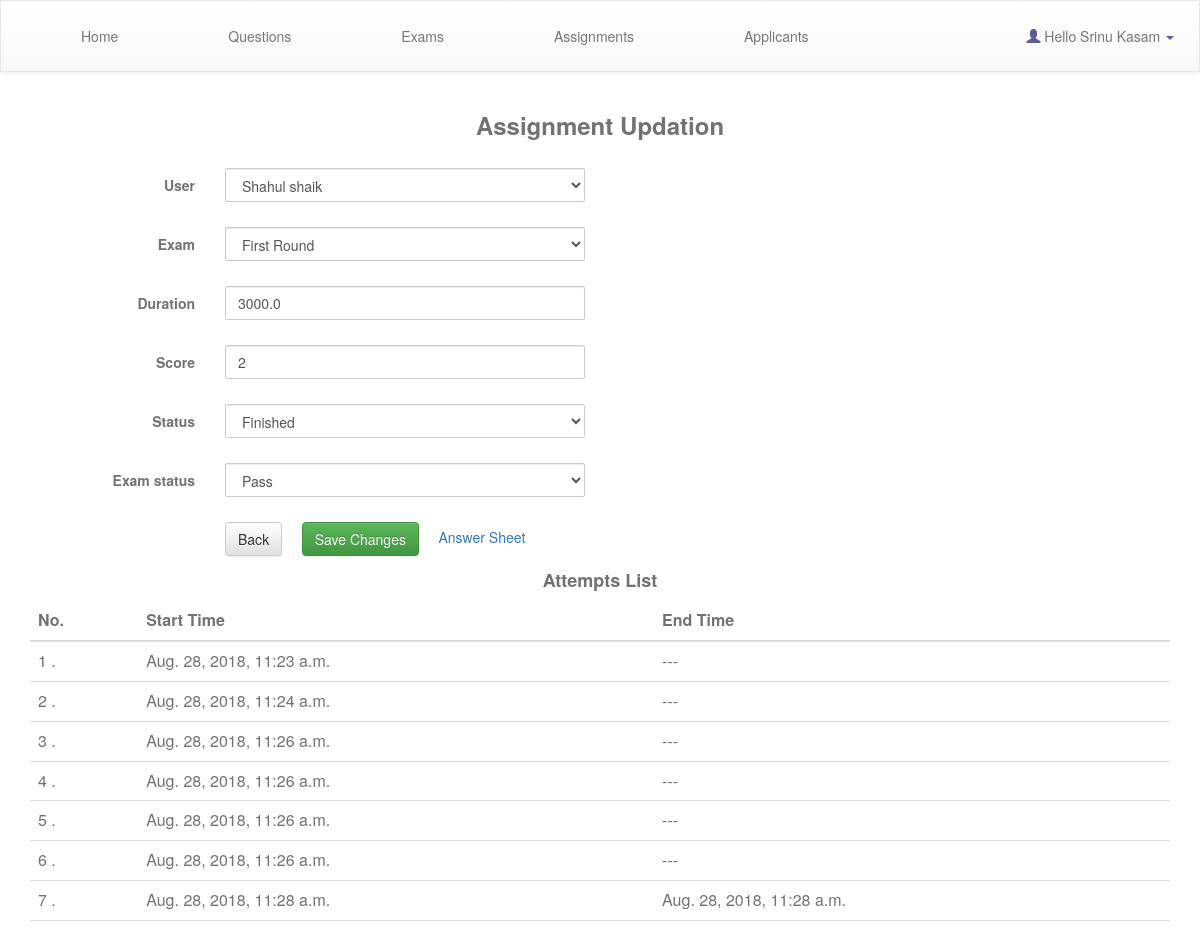
The page /organisation/admin/assignment/update/3/ (signed in) on the database its author committed.
### users/models.py (models this page shows)
class User(AbstractBaseUser,PermissionsMixin):
	gender_choices = (
        ('male','Male'),
        ('female','Female'),
        ('others','Others'),
        )
	email = models.EmailField(verbose_name='email address',max_length=255,unique=True,)
	first_name = models.CharField(max_length=30)
	last_name = models.CharField(max_length=30)
	gender = models.CharField(max_length=5,choices=gender_choices,default='male')
	phone_regex = RegexValidator(regex=r'^(0|91)?[789][0-9]{9}$', message="Enter valid phone number")
	mobile = models.CharField(max_length=13,validators=[phone_regex])
	date_of_birth = models.DateField(blank=True,null=True)
	date_joined = models.DateTimeField('date joined',default=datetime.now)
	is_active=models.BooleanField(default=True)
	is_staff=models.BooleanField(default=False)
	is_admin=models.BooleanField(default=False)
	username=models.CharField(max_length=255,blank=True,null=True)
	objects=UserManager()
	USERNAME_FIELD = 'email'
	REQUIRED_FIELDS = []
	def __str__(self):
		return self.first_name+" "+self.last_name

### exam/models.py (models this page shows, shortened)
class Assignment(models.Model):
    PENDING = 'pending'
    ABORTED = 'aborted'
    FINISHED = 'finished'
    TIMEOUT = 'timeout'
    PASS = 'pass'
    FAIL = 'fail'
    STATUS_CHOICE = (
        (PENDING,'Pending'),
        (ABORTED,'Aborted'),
        (FINISHED,'Finished'),
        (TIMEOUT,'Timeout'),
        )
    EXAM_CHOICE= (
        (PASS,'Pass'),
        (FAIL,'Fail'),
        )
    user = models.ForeignKey(settings.AUTH_USER_MODEL,on_delete=models.CASCADE)
    exam = models.ForeignKey(Exam,on_delete=models.CASCADE)
    score = models.IntegerField(default=0)
    status = models.CharField(max_length=10,choices=STATUS_CHOICE,default=PENDING)
    exam_status = models.CharField(max_length=10,choices=EXAM_CHOICE,default=None,blank=True,null=True)
    name_slug = models.CharField(max_length=50,blank=True,null=True)
    attempts = models.ManyToManyField(Attempt,blank=True)
    duration = models.FloatField(help_text='Duration in seconds')

class Attempt(models.Model):
    start_time = models.DateTimeField()
    end_time = models.DateTimeField(blank=True,null=True)
    duration = models.FloatField(blank=True,null=True,help_text='Duration in seconds')

### exam/views.py (the view, shortened to what this page needs)
# urls.py: path('organisation/admin/assignment/update/<int:id>/',views.admin_assignment_update ,name='admin-assignment-update'),
@login_required
def admin_assignment_update(request,id):
	instance=Assignment.objects.get(id=id)
	if request.method=='GET':
		assignment_form=AssignmentUpdationForm(instance=instance)
		attempts=instance.attempts.all()
		return render(request,'exam/admin_assignment_update.html',{'assignment_form':assignment_form,'attempts':attempts})
	return redirect('exam:admin-assignment')

### exam/forms.py
class AssignmentUpdationForm(forms.ModelForm):
	def __init__(self, *args, **kwargs):
		super(AssignmentUpdationForm, self).__init__(*args, **kwargs)
		for field in self.fields:
			self.fields[field].widget.attrs["class"] = "form-control"
			if field=='user' or field=='exam'or field=='status' or field=='exam_status':
				self.fields[field].widget.attrs["class"] = "form-control selectpicker"
			if field=='duration':
				self.fields[field].widget.attrs["placeholder"] = "Enter duration in seconds"
		self.fields['user'].queryset = User.objects.filter(groups__name='applicant')
	class Meta:
		model=Assignment
		fields=('user','exam','duration','score','status','exam_status',)
		widgets = {
    				'region': forms.ChoiceField(
        widget=forms.Select(attrs={'class':'bootstrap-select'})
    ),
					}

### exam/models.py (called while the page is built)
    def __str__(self):
        return self.name

### exam/templates/exam/admin_assignment_update.html (shortened to what this page needs)
{% extends 'exam/admin-base.html' %}
{% block content %}
<h3 id="menu_heading">Assignment Updation</h3></br>
<form class="form-horizontal inputForm" action="" method="POST" accept-charset="utf-8" >
{% for field in assignment_form %}
    <div class="form-group">
      <label class="control-label col-sm-2" for="field">{{ field.label }} {{ form.errors }}</label>
      <div class="col-sm-4">
		{{ field }}
		</div>
    </div>
{% endfor %}
<div class="form-group">
 <div class="col-sm-offset-2 col-sm-10 form-submit-button">
<a class="btn btn-default" href="{% url 'exam:admin-assignment' %}">Back</a>&nbsp;&nbsp;&nbsp;&nbsp;
<button class="btn btn-success save-continue" type="submit">Save Changes</button>&nbsp;&nbsp;&nbsp;&nbsp;
<a href="{% url 'exam:admin-assignment-result' id=assignment_form.instance.id %}">Answer Sheet</a>
</div>
</div>
</form>
<div class="attempts_list">
{% if attempts %}
<h4 id="menu_heading">Attempts List</h4>
<table class="table">
    <thead>
        <tr>
            <th>No.</th>
            <th>Start Time</th>
            <th>End Time</th>
        </tr>
    </thead>
    <tbody>
        {% for attempt in attempts %}
        <tr>
            <td>{{ forloop.counter }} .</td>
            <td>{{ attempt.start_time }}</td>
            <td>{{ attempt.end_time|default_if_none:'---' }}</td>
        </tr>
        {% endfor %}
    </tbody>
</table>
{% else %}
<h4 id="menu_heading">No Attempts</h4>
{% endif %}
</div>
{% endblock %}

### exam/templates/exam/admin-base.html (shortened to what this page needs)
{% load staticfiles %}
{% load static %}
<html>
<head>
        <link rel="stylesheet" type="text/css" href="//maxcdn.bootstrapcdn.com/bootstrap/3.2.0/css/bootstrap.min.css">
        <link rel="stylesheet" type="text/css" href="//maxcdn.bootstrapcdn.com/bootstrap/3.2.0/css/bootstrap-theme.min.css">
        <link rel="stylesheet" type="text/css" href="{% static 'style.css' %}">
      <link rel="stylesheet" href="https://cdnjs.cloudflare.com/ajax/libs/bootstrap-select/1.12.4/css/bootstrap-select.min.css">
<link href="https://cdnjs.cloudflare.com/ajax/libs/select2/4.0.6-rc.0/css/select2.min.css" rel="stylesheet" />
<body>
<nav class="navbar navbar-default">
  <div class="container-fluid" id="topheader">
    <ul class="nav navbar-nav admin_home_buttons" id="admin_home_buttons">
      <li class="active"><a href="{% url 'exam:index' %}">Home</a></li>
      <li><a href="{% url 'exam:admin-questions' %}">Questions</a></li>
      <li><a href="{% url 'exam:admin-exam' %}">Exams</a></li>
      <li><a href="{% url 'exam:admin-assignment' %}">Assignments</a></li>
      <li><a href="{% url 'exam:admin-applicants' %}">Applicants</a></li>
    </ul>
    <ul class="nav navbar-nav navbar-right">
    	<li class="dropdown">
   <a class="dropdown-toggle" data-toggle="dropdown" href="#"><span class="glyphicon glyphicon-user"></span> Hello {{ request.user }} <span class="caret"></span></a>
      </li>
    </ul>
  </div>
</nav>
<div class="container" id="ajaxbody">
{% block content %}
{% endblock %}
</div>
</body>

### static/style.css (style rules this page uses)
body { background-repeat: no-repeat; color:#727272; }
.navbar { border-radius: 0; padding:10px; }
table { padding: 20px; }
tr:last-child { border-bottom:1px solid #dadada; }
.container { border:1px; }
.admin_home_buttons li { margin:0px 20px; padding: 0px 20px; border:2px; color: red; }
.attempts_list { text-align: center; }
span { color: #5d5d96; }
#menu_heading { text-align:center; font-weight: bold; }
.form-control { border-radius: 2px }

### rows shown on the page
User: user "Srinu Kasam"
Assignment: assignment_form "Shahul shaik" "First Round" "3000.0" "2" "Finished" "Pass"
Attempt: start_time "Aug. 28, 2018, 11:23 a.m.", end_time "---"
Attempt: start_time "Aug. 28, 2018, 11:24 a.m.", end_time "---"
Attempt: start_time "Aug. 28, 2018, 11:26 a.m.", end_time "---"
Attempt: start_time "Aug. 28, 2018, 11:26 a.m.", end_time "---"
Attempt: start_time "Aug. 28, 2018, 11:26 a.m.", end_time "---"
Attempt: start_time "Aug. 28, 2018, 11:26 a.m.", end_time "---"
Attempt: start_time "Aug. 28, 2018, 11:28 a.m.", end_time "Aug. 28, 2018, 11:28 a.m."

### other values the page prints
{{ field.label }} "User" "Exam" "Duration" "Score" "Status" "Exam status"
